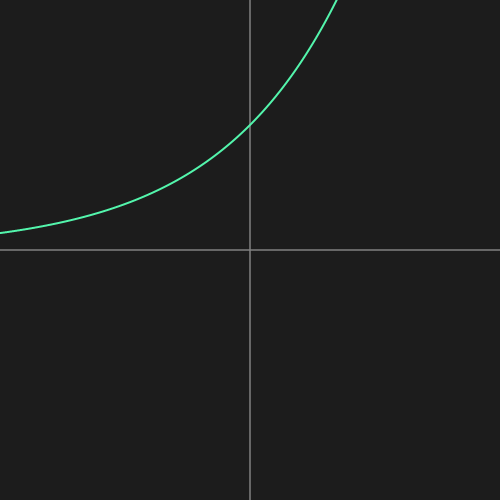
Frame 1 (no input)
Frame 60 (no input): identical to frame 1, image omitted
Frame 120 (the mouse pressed at the canvas centre since frame 60): identical to frame 1, image omitted

The p5.js sketch that drew this single still picture (run headless with seeded random() and noise() and a simulated clock; from frame 60 on, the mouse is pressed at the canvas centre):

// p5.js sketch
// ── sketch.js
function setup() {
  createCanvas(500, 500);
}

let allNumberLine = 4;


function mouseWheel(event) {
  print(event.delta);
  if (Math.sign(event.delta) === 1) {
    allNumberLine += 2;
  } else if (allNumberLine !== 2) {
    allNumberLine -= 2
  }

}

function doubleClicked() {
  allNumberLine = 22
}

function draw() {
  let endNumberLine = allNumberLine / 2;
  let beginNumberLine = -endNumberLine;
  let refineNumber = (0.0001 * allNumberLine);


  background("#1c1c1c")
  stroke("grey")
  strokeWeight(1.5)
  line(width / 2, 0, width / 2, 500)
  line(0, height / 2, 500, height / 2)

  noFill();
  stroke("#53f5ac")
  strokeWeight(2)

  beginShape();
  let x = beginNumberLine
  while (x <= endNumberLine) {

    let yPosition = map(f(x), beginNumberLine, endNumberLine, height, 0);
    let xPosition = map(x, beginNumberLine, endNumberLine, 0, width)
    vertex(xPosition, yPosition)
    x += refineNumber;
    textSize(0.2)
  }

  // end vertex 
  let yPosition = map(f(endNumberLine), beginNumberLine, endNumberLine, height, 0);
  let xPosition = map(endNumberLine, beginNumberLine, endNumberLine, 0, width)
  vertex(xPosition, yPosition)
  endShape();
}

// Change Function here

function f(x) {
  return exp(x)
}
















































/*
? 1D Perlin Noise

 fill("black")
  textSize(15)
  text("Perlin Noise 1D", 10, 25)

  stroke("#4298f5")

  noFill()
  let xoff = 0;
  beginShape()
  for (let x = 0; x < width; x++) {
    let y = map(noise(xoff), 0, 1, 60, height);
    vertex(x, y)
    xoff += 0.01;
  }
  endShape()
  noLoop()
*/
